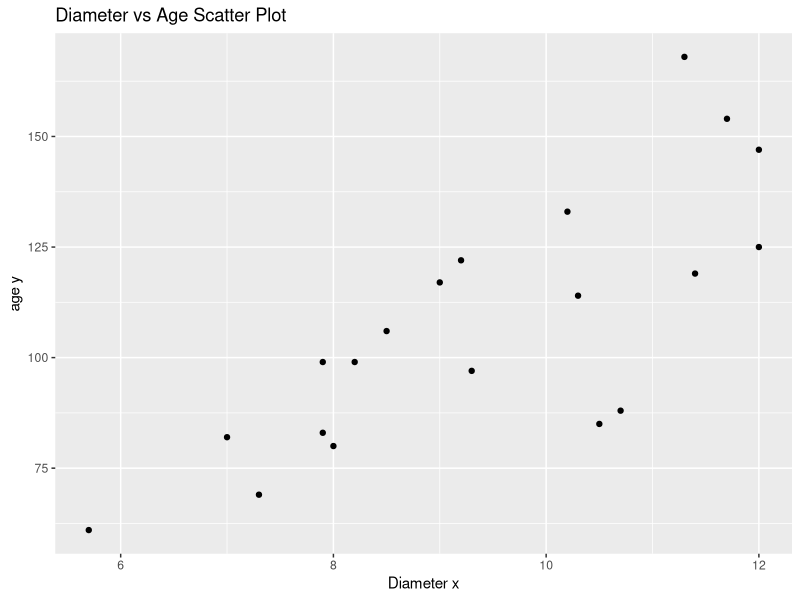
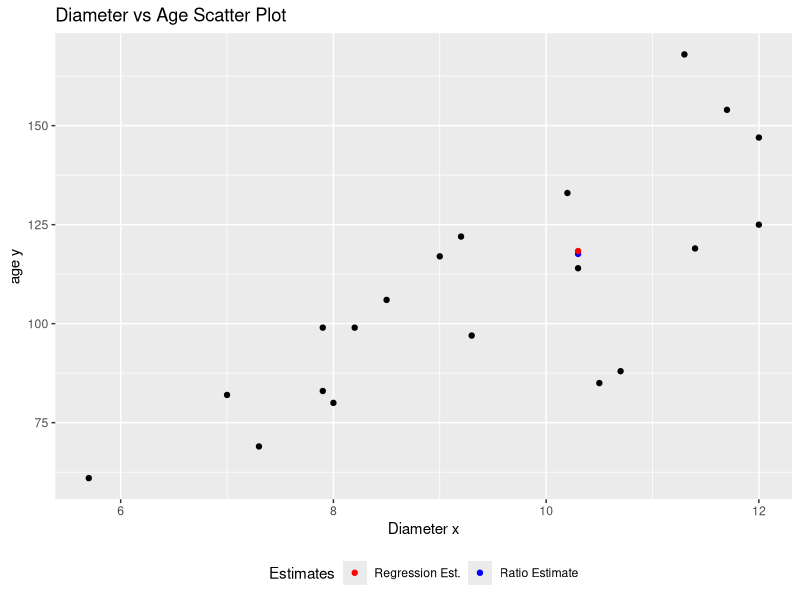

Recreate these plots in R, in order.
## ---- chunk 1
data_q1 = data.frame(tree_no = seq(1,20),
                     diameter_x = c(12, 11.4, 7.9, 10.5, 7.9, 9, 7.3, 10.2,11.7, 11.3, 5.7, 8, 10.3, 12, 9.2, 8.5,7.0, 10.7, 9.3, 8.2),
                     age_y = c(125, 119, 83, 85, 99, 117, 69, 133, 154, 168, 61, 80, 114, 147, 122, 106, 82, 88, 97, 99))
View(data_q1)
## ---- chunk 2
library(ggplot2)
ggplot(data_q1, aes(x = diameter_x, y = age_y))+
  geom_point()+
  labs(x = "Diameter x",
       y = "age y",
       title = "Diameter vs Age Scatter Plot")
## ---- chunk 3
scatter_plot = ggplot(data_q1, aes(x = diameter_x, y = age_y))+
  geom_point()+
  labs(x = "Diameter x",
       y = "age y",
       title = "Diameter vs Age Scatter Plot")
estimates = c(117.6204147, 118.3467)
colour = c("red", "blue")
type = c("Regression Est.","Ratio Estimate")
point_est = data.frame(estimates, colour, type)
scatter_plot+geom_point(data = point_est, aes(x =10.3, y = estimates, color = colour), shape = 19)+
  scale_color_manual(values = colour,
                     labels = type,
                     name = "Y Points")+
  guides(color = guide_legend(title = "Estimates"))+
  theme(legend.position = "bottom")
